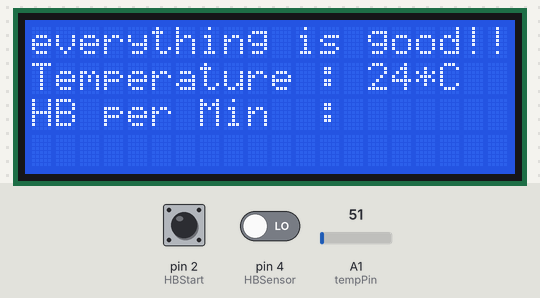
Recording of a sketch running on a simulated Arduino Uno, built with avr-gcc and run on an emulated ATmega328P. Parts: 20×4 character LCD. The inputs (shaded band) are chosen by the test bench; at power-on: A1 (tempPin) = 51, pin 2 (HBStart) HIGH, pin 4 (HBSensor) LOW.

Above: at 1.2 s.
1.3 s: A1 (tempPin) set to 23
At 2.0 s:
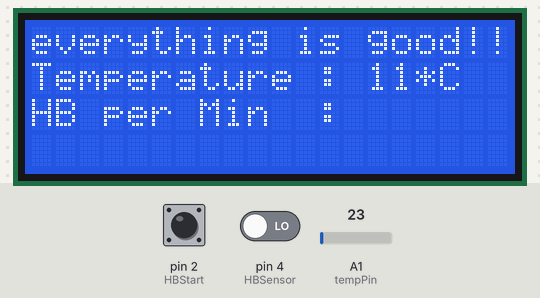
2.8 s: A1 (tempPin) set to 18
At 3.2 s:
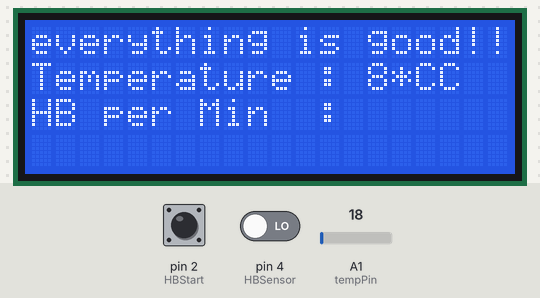
4.3 s: pin 2 (HBStart) pulled LOW for 0.15 s
At 5.5 s:
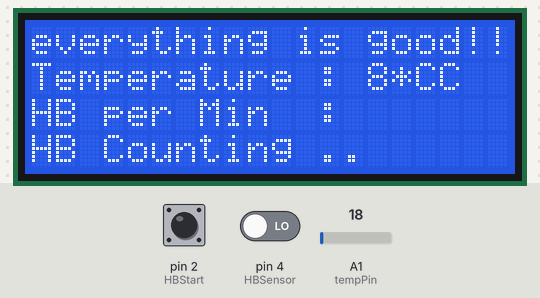
5.9 s: A1 (tempPin) set to 30
At 6.7 s:
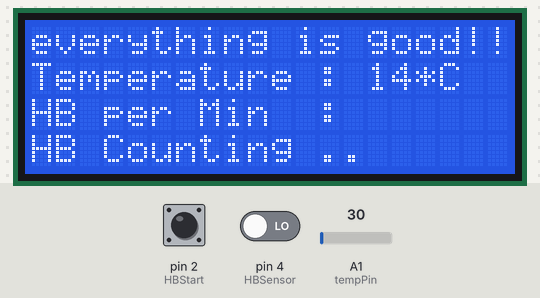
8.9 s: pin 4 (HBSensor) driven HIGH
Timing chart, 0 to 11.9 s (numbered marks = the images above; inputs shaded):
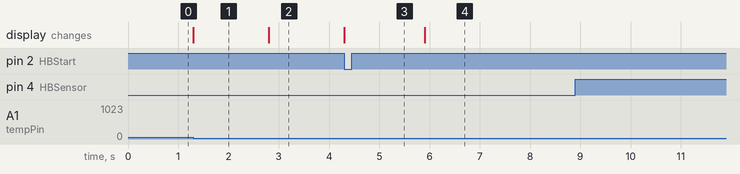

Measured:
- the behaviour switches between 21 and 20 on A1 (tempPin) (found by bisection; images 1 and 2)
- after the input at 1.3 s, the display: changes at once (image 1)
- after the input at 2.8 s, the display: changes at once (image 2)
- after the input at 4.3 s, the display: changes at once (image 3)
- after the input at 5.9 s, the display: changes at once (image 4)

The sketch:

cardiac_arrest_predictor_code.ino
```cpp
#include <LiquidCrystal.h>
#include <TimerOne.h>
#include <SoftwareSerial.h>
SoftwareSerial mySerial(6,7);
LiquidCrystal lcd(13, 12, 11, 10, 9, 8);

int HBSensor = 4;
int HBCount = 0;
int HBCheck = 0;
int TimeinSec = 0;
int HBperMin = 0;
int HBStart = 2;
int HBStartCheck = 0;
int tempPin = 1;

void setup() {
  // put your setup code here, to run once:
  mySerial.begin(9600);
  Serial.begin(9600);
  lcd.begin(20, 4);
  pinMode(HBSensor, INPUT);
  pinMode(HBStart, INPUT_PULLUP);
  Timer1.initialize(800000);
  Timer1.attachInterrupt( timerIsr );
  lcd.clear();
  lcd.setCursor(0,0);
  lcd.print("everything is good!!");
  lcd.setCursor(0,1);
  lcd.print("Temperature : ");
  lcd.setCursor(0,2);
  lcd.print("HB per Min  : ");
}

void loop() {
int val = analogRead(tempPin);
val=(val/1024.0)*500;
lcd.setCursor(14,1);
lcd.print(val);
lcd.print("*C");
  if(digitalRead(HBStart) == LOW){lcd.setCursor(0,3);lcd.print("HB Counting ..");HBStartCheck = 1;}
  if(HBStartCheck == 1)
  {
      if((digitalRead(HBSensor) == HIGH) && (HBCheck == 0))
      {
        HBCount = HBCount + 1;
        HBCheck = 1;
      }
      if((digitalRead(HBSensor) == LOW) && (HBCheck == 1))
      {
        HBCheck = 0;
      }
      if(TimeinSec == 10)
      {
          HBperMin = HBCount * 6;
          HBStartCheck = 0;
          lcd.setCursor(14,2);
          lcd.print(HBperMin);
          lcd.print(" ");
          HBCount = 0;
          TimeinSec = 0;
      }
      if(val>40 && HBperMin>100)
      {
        lcd.setCursor(0,0);
        lcd.print("ALERT! visit doctor!");
        SendMessage();
      }
  }
}

void timerIsr()
{
  if(HBStartCheck == 1)
  {
      TimeinSec = TimeinSec + 1;
  }
}

 void SendMessage()
{
  mySerial.println("AT+CMGF=1");    //Sets the GSM Module in Text Mode
  delay(1000);  // Delay of 1000 milli seconds or 1 second
  mySerial.println("AT+CMGS=\"+917397434200\"\r"); // Replace x with mobile number
  delay(1000);
  mySerial.println("RUSH TO HOSPITAL!");// The SMS text you want to send
  delay(100);
   mySerial.println((char)26);// ASCII code of CTRL+Z
  delay(1000);
}
```
